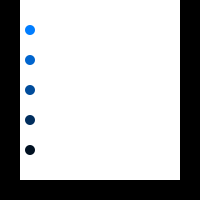
Frame 1 (no input)
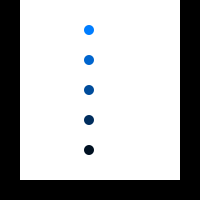
Frame 60 (the mouse pressed at the canvas centre just before this capture)
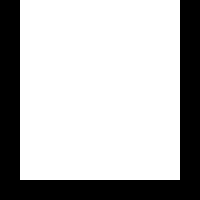
Frame 120 (the mouse held since frame 60 and released just before this capture)

The Processing sketch that drew these frames (run headless with seeded random() and noise(); from frame 60 on, the mouse is pressed at the canvas centre):

// Processing sketch: processing_90939
// ── processing_90939.pde

int [] anIntArray = {30, 60, 90, 120, 150};
int x = 0 , speedX = 1;

void setup()
{
  size(200, 200);
}
void draw()
{
  background(255);
  noStroke();
  fill (0);
  rect(0, 0, 20, height);
  fill (0);
  rect(0, height - 20, width, 20);
  fill (0);
  rect( width - 20, 0, 20, height);
if (( mouseX > 20 && mouseX < width - 20) && ( mouseY > 20 && mouseY < height - 20))
{ 
  
}

else
  {
  fill(0, 125, 255);
  ellipse(x +30, anIntArray[0] , 10, 10);
  fill(0, 101, 206);
  ellipse(x+30, anIntArray[1] , 10, 10);
  fill(0, 76, 155);
  ellipse(x+30, anIntArray[2] , 10, 10);
  fill(0, 45, 93);
  ellipse(x+30,anIntArray[3], 10, 10);
  fill(0, 16, 33);
  ellipse(x+30, anIntArray[4], 10, 10);
  x = x+ speedX;
  if( x > width - 60 || x < 0)
  speedX = speedX * -1;
  }
}
